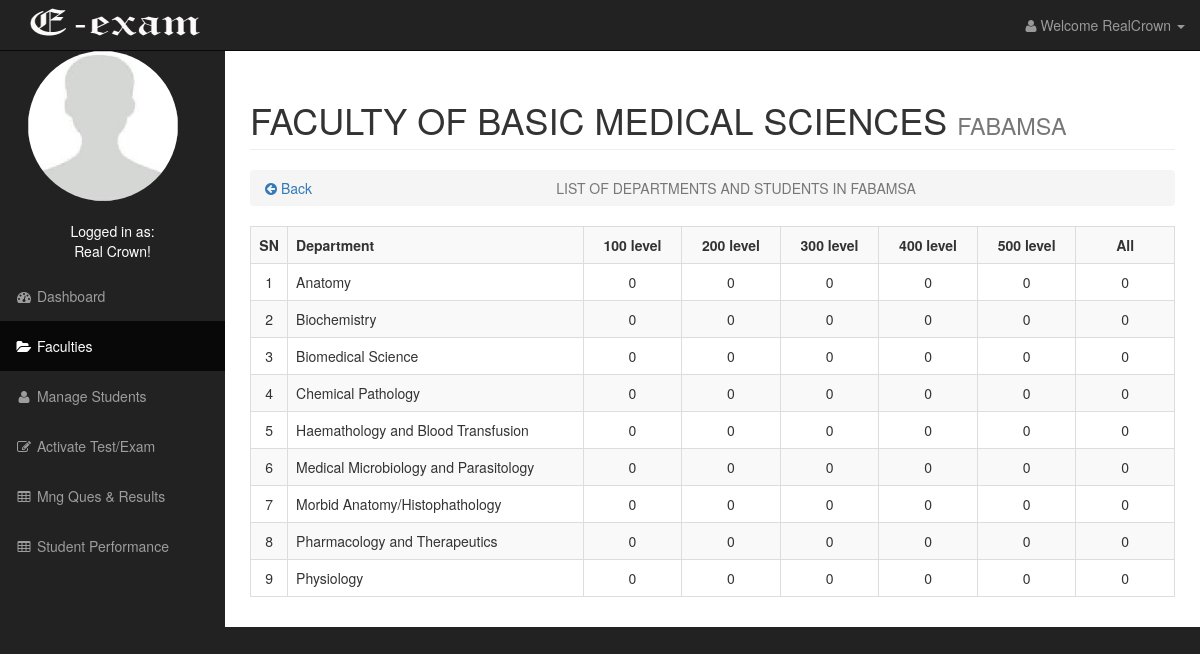
The app's page /admin/lod.php?selected_faculty=FABAMSA (signed in) with its own data.
### tables this page shows
CREATE TABLE `faculty` (
  `id` int(50) NOT NULL,
  `falc_full` varchar(255) NOT NULL,
  `falc_abbr` varchar(255) NOT NULL
);

CREATE TABLE `department` (
  `id` int(11) NOT NULL,
  `dept` varchar(255) NOT NULL,
  `falc` varchar(50) NOT NULL
);

### admin/lod.php (the view, shortened to what this page needs)
<?php
    require 'connection.php';
?>
<?php
    $selected_faculty = '';
    if (isset($_GET['selected_faculty'])) {
        $selected_faculty = $_GET['selected_faculty'];
        $start = $con->query("SELECT * FROM faculty WHERE falc_abbr='$selected_faculty'");
        $row = $start->fetch_array(MYSQLI_BOTH);
    }
    $get_dept = $con->query("SELECT * FROM department WHERE falc='$selected_faculty' ORDER BY dept ASC");
    $count_dept = mysqli_num_rows($get_dept);
    $depart_count = [];
?>
<!DOCTYPE html>
<html lang="en">
<head>
    <link href="css/bootstrap.min.css" rel="stylesheet">
    <link href="css/sb-admin.css" rel="stylesheet">
    <link href="font-awesome/css/font-awesome.min.css" rel="stylesheet" type="text/css">
</head>
<body>
    <div id="wrapper">
        <nav class="navbar navbar-inverse navbar-fixed-top" role="navigation">
            <div class="navbar-header">
                <a class="navbar-brand" href="student_examinar.html"><img style="margin-top: -15px; margin-left: -15px; width:225px; height:50px;" src="logo.jpg"></a>
            </div>
            <ul class="nav navbar-right top-nav">
                <li class="dropdown">
                    <a href="#" class="dropdown-toggle" data-toggle="dropdown"><i class="fa fa-user"></i> Welcome <?php echo $_SESSION["UN"];?> <b class="caret"></b></a>
                </li>
            </ul>
            <div class="collapse navbar-collapse navbar-ex1-collapse">
                <ul class="nav navbar-nav side-nav">
                    <div style="background-image: url(profilepictures/default1.jpg); width: 150px; height: 150px; margin-left: 28px; border-radius: 200px">
                        <img style="width: 150px; height: 150px; border-radius: 200px" src="profilepictures/<?php echo $_SESSION['UN']; ?>.jpg">
                    </div><br/>
                    <p align="center" style="color: #ffffff;">Logged in as: <br>
                    <?php echo $_SESSION["LN"];?> <?php echo $_SESSION["FN"];?>! </p>
                    <li>
                        <a href="dashboard.php"><i class="fa fa-fw fa-dashboard"></i> Dashboard</a>
                    </li>
                    <li class="active">
                        <a href="session.php"><i class="fa fa-fw fa-folder-open"></i> Faculties</a>
                    </li>
                    <li>
                        <a href="userstable.php"><i class="fa fa-fw fa-user"></i> Manage Students</a>
                    </li>
                    <li>
                        <a href="exam_menu2.php"><i class="fa fa-fw fa-edit"></i> Activate Test/Exam</a>
                    </li>
                    <li>
                        <a href="question_bank.php"><i class="fa fa-fw fa-table"></i> Mng Ques &amp; Results</a>
                    </li>
					<li>
                        <a href="stud_perf.php"><i class="fa fa-fw fa-table"></i> Student Performance</a>
                    </li>
                </ul>
            </div>
        </nav>
        <div id="page-wrapper">
            <div class="container-fluid">
                <div class="row">
                    <div class="col-lg-12">
                        <h1 class="page-header">
                            <?php echo $row['falc_full']; ?>
                            <small><?php echo $row['falc_abbr']; ?></small>
                        </h1>
                        <ol class="breadcrumb" style="text-align: center">
                            <li class="active">
                                <i class=""></i>LIST OF DEPARTMENTS AND STUDENTS IN <?php echo $row['falc_abbr'];?>
                            </li>
                            <a href="session.php"><span class="pull-left"><i class="fa fa-arrow-circle-left"></i> Back</span></a>
                        </ol>
                    </div>
                </div>
                <div>
                    <div class="box-body table-responsive no-padding">
                        <table style="width:100%" class="table table-bordered table-striped">
                            <?php if ($count_dept > 0) {?>
                                <tr>
                                    <th style="width:1%; text-align: center;">SN</th>
                                    <th style="width:30%;">Department</th>
                                    <th style="width:10%; text-align: center;">100 level</th>
                                    <th style="width:10%; text-align: center;">200 level</th>
                                    <th style="width:10%; text-align: center;">300 level</th>
                                    <th style="width:10%; text-align: center;">400 level</th>
                                    <th style="width:10%; text-align: center;">500 level</th>
                                    <th style="width:10%; text-align: center;">All</th>
                                </tr>
                                <?php $i = 1;
                                    while ( $row_dept = $get_dept->fetch_array(MYSQLI_BOTH)) {
                                        $stud1 = isset($depart_count[$row_dept['dept']]['100'])? $depart_count[$row_dept['dept']]['100']: '0';
                                        $stud2 = isset($depart_count[$row_dept['dept']]['200'])? $depart_count[$row_dept['dept']]['200']: '0';
                                        $stud3 = isset($depart_count[$row_dept['dept']]['300'])? $depart_count[$row_dept['dept']]['300']: '0';
                                        $stud4 = isset($depart_count[$row_dept['dept']]['400'])? $depart_count[$row_dept['dept']]['400']: '0';
                                        $stud5 = isset($depart_count[$row_dept['dept']]['500'])? $depart_count[$row_dept['dept']]['500']: '0';
                                        $totalstud = $stud1 + $stud2 + $stud3 + $stud4 + $stud5;
                                ?>
                                    <tr>
                                        <td align="center"><?php echo $i; ?></td>
                                        <td><?php echo $row_dept['dept']; ?></td>
                                        <td align='center'><?php echo $stud1;  ?></td>
                                        <td align="center"><?php echo $stud2;  ?></td>
                                        <td align="center"><?php echo $stud3;  ?></td>
                                        <td align="center"><?php echo $stud4;  ?></td>
                                        <td align="center"><?php echo $stud5;  ?></td>
                                        <td align="center"><?php echo $totalstud; ?></td>
                                    </tr>
                                <?php $i++; } ?>
                            <?php } ?>
                        </table>
                    </div>
                </div>
            </div>
        </div>
    </div>
</body>
</html>

### admin/css/sb-admin.css (style rules this page uses)
body { margin-top: 100px; background-color: #222; }
@media (min-width:768px) { body { margin-top: 50px; } }
#wrapper { padding-left: 0; }
#page-wrapper { width: 100%; padding: 0; background-color: #fff; }
@media (min-width:768px) { #wrapper { padding-left: 225px; } }
@media (min-width:768px) { #page-wrapper { padding: 10px; } }
.top-nav { padding: 0 15px; }
.top-nav>li { display: inline-block; float: left; }
.top-nav>li>a { padding-top: 15px; padding-bottom: 15px; line-height: 20px; color: #999; }
@media (min-width:768px) { .side-nav { position: fixed; top: 51px; left: 225px; width: 225px; margin-left: -225px; border: none; border-radius: 0; overflow-y: auto; background-color: #222; bottom: 0; overflow-x: hidden; padding-bottom: 40px; } }
@media (min-width:768px) { .side-nav>li>a { width: 225px; } }

### records on screen
faculty: falc_full "FACULTY OF BASIC MEDICAL SCIENCES", falc_abbr "FABAMSA"
department: dept "Anatomy", dept "0"
department: dept "Biochemistry", dept "0"
department: dept "Biomedical Science", dept "0"
department: dept "Chemical Pathology", dept "0"
department: dept "Haemathology and Blood Transfusion", dept "0"
department: dept "Medical Microbiology and Parasitology", dept "0"
department: dept "Morbid Anatomy/Histophathology", dept "0"
department: dept "Pharmacology and Therapeutics", dept "0"
department: dept "Physiology", dept "0"

### other values on screen
$_SESSION["UN"] "RealCrown"
$_SESSION["LN"] "Real"
$_SESSION["FN"] "Crown"
